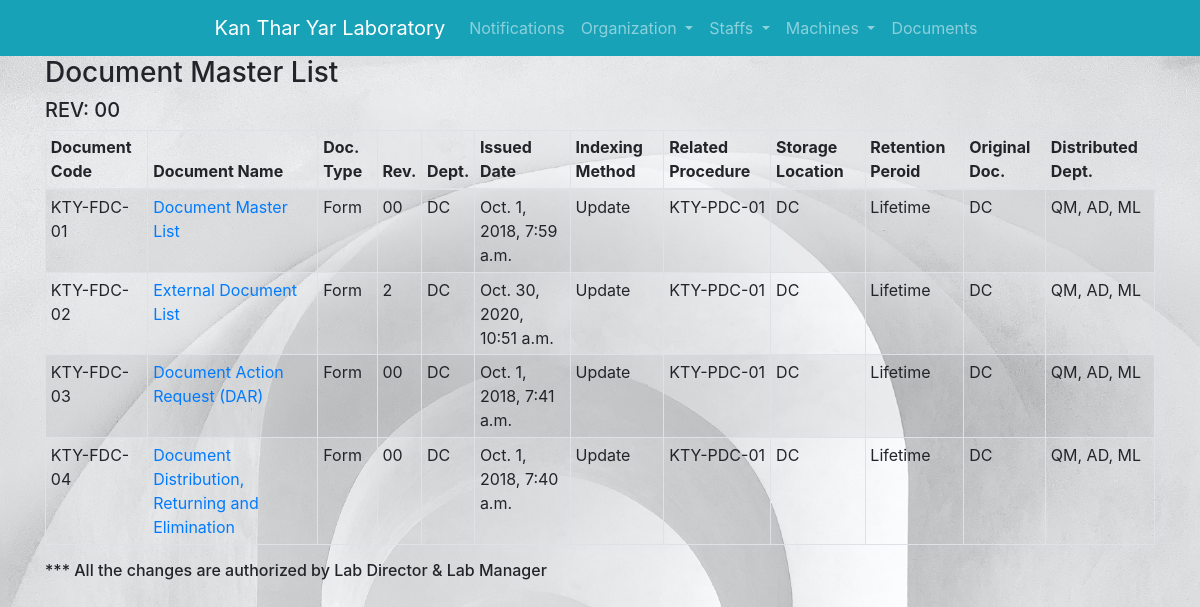
Before: /documents/document_master/list with the older database file.
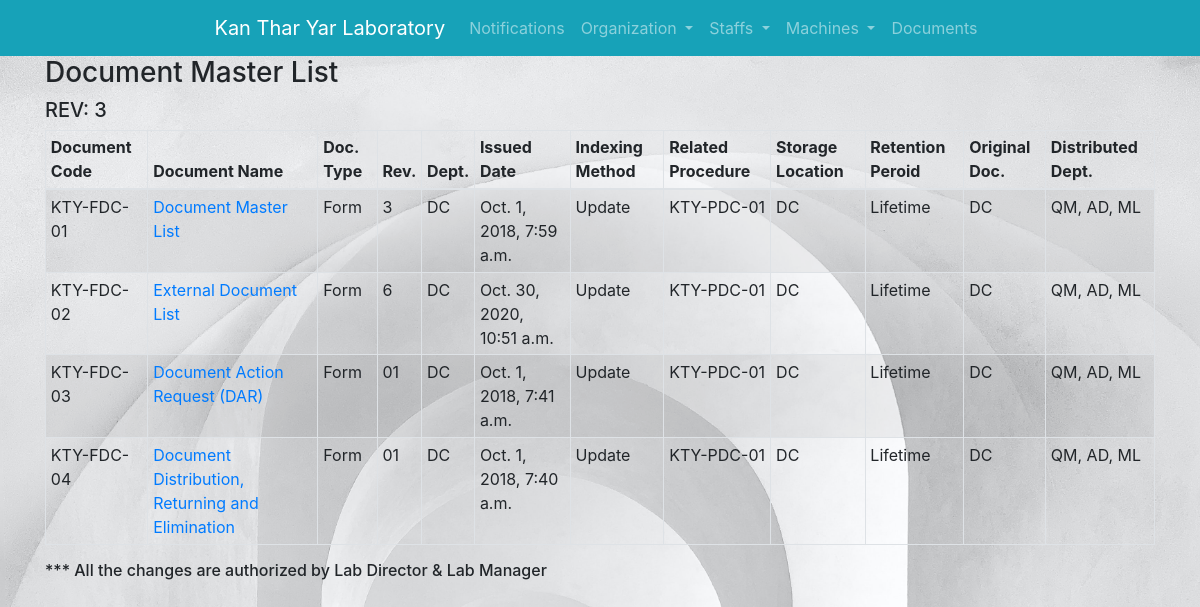
After: the same page with the newer database file.
### documents/models.py (models this page shows, shortened)
class documents(models.Model):
    DEPARTMENTS = (('DC', 'DC'), ('QMS', 'QMS'), ('AD', 'AD'), ('ML', 'ML'),)
    DOC_TYPES = (('Manual', 'Manual'), ('Procedure', 'Procedure'), ('Form', 'Form'), ('WI', 'WI'), ('Others', 'Others'),)
    code = models.CharField(max_length=100, blank=True, null=True)
    name = models.CharField(max_length=100, blank=True, null=True)
    type = models.CharField(max_length=100, blank=True, null=True, choices=DOC_TYPES)
    rev = models.CharField(max_length=100, blank=True, null=True)
    department = models.CharField(max_length=100, blank=True, null=True, choices=DEPARTMENTS)
    issued_date = models.DateTimeField(' in mm/dd/yyyy format (e.g. 12/31/2020)',
                                       auto_now_add=False, auto_now=False,blank=True, null=True)
    indexing_method = models.CharField(max_length=100, blank=True, null=True)
    related_procedure = models.CharField(max_length=100, blank=True, null=True)
    storage_location = models.CharField(max_length=100, blank=True, null=True)
    retention_period = models.CharField(max_length=100, blank=True, null=True)
    original_doc = models.CharField(max_length=100, blank=True, null=True)
    distributed_dept = models.CharField(max_length=100, blank=True, null=True)

### documents/views.py (the view)
# urls.py: path('document_master/list', views.show_dm,  name="show_dm"),
def show_dm(request):
    revision_no = documents.objects.get(name='Document Master List')
    document = documents.objects.all().order_by('type','code');
    return render(request, 'documents/doc_master/master_list.html', {'documents': document,
                                                                    'revision_no': revision_no})

### documents/templates/documents/doc_master/master_list.html
{% extends 'base_layout.html' %}
{% block content%}
        <h3>Document Master List </h3>
        <h5>REV: {{revision_no.rev}}</h5>
        <table id="document_master_list" class="table table-hover table-striped table-bordered table-sm " cellspacing="0"
  width="100%">
  <thead>
    <tr>
      <th >Document Code</th>
      <th >Document Name</th>
        <th >Doc. Type</th>
        <th >Rev.</th>
        <th >Dept.</th>
        <th >Issued Date</th>
        <th >Indexing Method</th>
        <th >Related Procedure</th>
        <th >Storage Location</th>
        <th >Retention Peroid</th>
        <th >Original Doc.</th>
        <th >Distributed Dept.</th>
    </tr>
  </thead>
  <tbody>
  {% for document in documents %}
    <tr>
      <td>{{ document.code }}</td>
      <td><a href="{% url 'documents:document_master_detail' pk=document.pk %}">{{ document.name }}</a></td>
        <td>{{ document.type }}</td>
        <td>{{ document.rev }}</td>
        <td>{{ document.department }}</td>
        <td>{{ document.issued_date }}</td>
        <td>{{ document.indexing_method }}</td>
        <td>{{ document.related_procedure }}</td>
        <td>{{ document.storage_location }}</td>
        <td>{{ document.retention_period }}</td>
        <td>{{ document.original_doc }}</td>
        <td>{{ document.distributed_dept }}</td>
    </tr>
  {% endfor %}
  </tbody>
</table>
<h6>*** All the changes are authorized by Lab Director & Lab Manager</h6>
{% endblock %}

Changed rows visible on the page:
changed documents "KTY-FDC-01": rev "00" → "3"
changed documents "KTY-FDC-02": rev "2" → "6"
changed documents "KTY-FDC-03": rev "00" → "01"
changed documents "KTY-FDC-04": rev "00" → "01"
